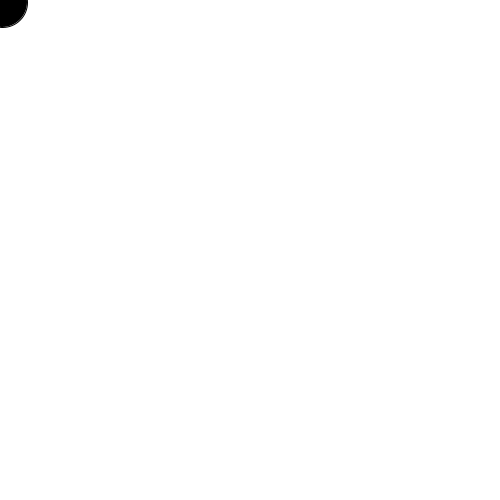
Frame 1 (no input)
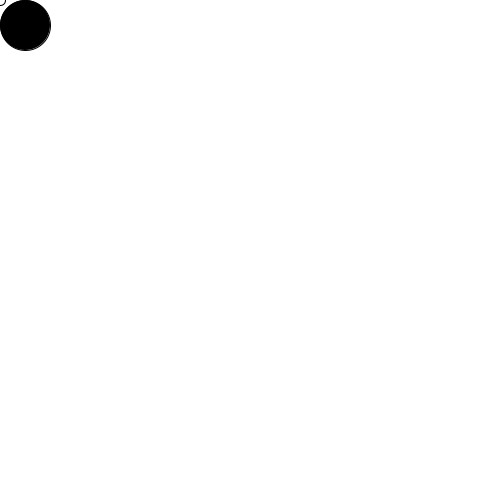
Frame 60 (the mouse pressed at the canvas centre just before this capture)
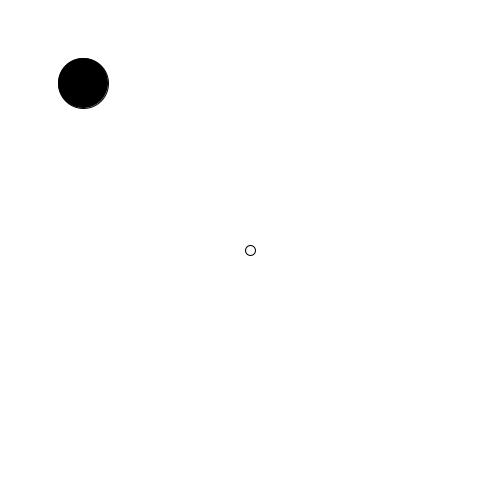
Frame 120 (the mouse held since frame 60 and released just before this capture)

The Processing sketch that drew these frames (run headless with seeded random() and noise(); from frame 60 on, the mouse is pressed at the canvas centre):

// Processing sketch: processing_74515
// ── processing_74515.pde

int d = 50;
int xPos = 2;
int yPos = 2;
int a = 0;
int directionX = 1;
int directionY = 1;
 
void setup(){
  size(500, 500);
  smooth();
   background(255);
   frameRate(150);
}
 
void draw(){
  background(255);
  fill(0);
  ellipse(xPos, yPos, d, d);
  xPos = xPos + directionX;
  yPos = yPos + directionY;
   strokeWeight(1);
  if(xPos > mouseX+a- d/2){
    directionX = -1;
    ellipse(mouseX, mouseY,a, a);
  }
  if(yPos > mouseY+a - d/2){
    directionY = -1;
  }
   
  if(xPos < d/2){
    directionX = 1;
  }
  if(yPos < d/2){
    directionY = 1;
  }
   
  fill(0,60,250);
  if (mousePressed){
    ellipse(mouseX, mouseY, a, a);
    a = a + 1;
  }
  if (a < width){
    a = 0;
  }
   fill(0,0,0,2);

  ellipse(mouseX, mouseY, 10, 10);

}
